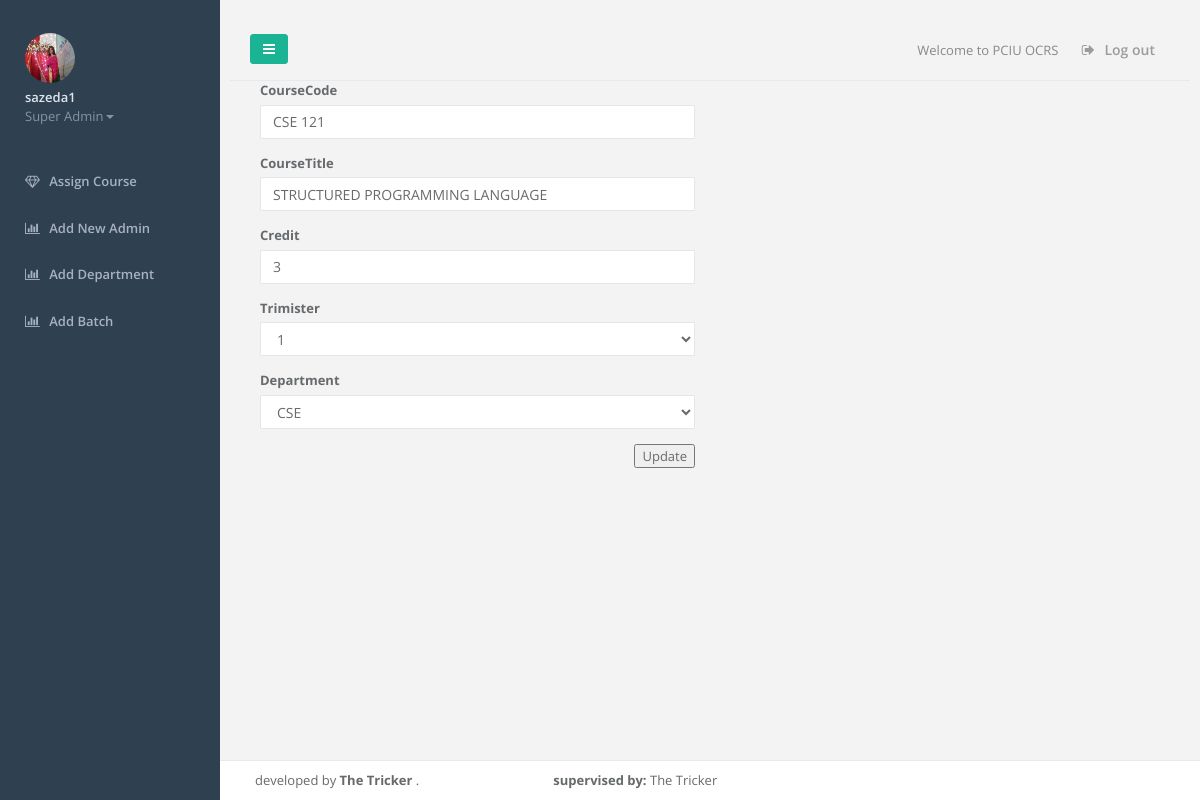
Page /views/editCourse.php?id=6 (signed in) on the committed database.
### tables this page shows
CREATE TABLE `superadmindetails` (
  `name` varchar(30) NOT NULL,
  `email` varchar(30) NOT NULL,
  `phnnumber` int(20) NOT NULL,
  `image` varchar(255) NOT NULL
);

CREATE TABLE `course` (
  `id` int(11) NOT NULL,
  `c_code` varchar(100) NOT NULL,
  `c_title` varchar(100) NOT NULL,
  `credit` varchar(255) NOT NULL,
  `dept_id` int(50) NOT NULL,
  `status` int(11) DEFAULT NULL,
  `trimister` int(11) NOT NULL,
  `per` int(11) NOT NULL DEFAULT '1200'
);

### src/koli/SuperAdminProfile.php (called while the page is built, shortened)
<?php
class SuperAdminProfile extends Db
{
    public function prepare($data=array()){
        return $this;
    }
    public function view()
    {
        $query="SELECT * FROM `superadmindetails`";
        $result=mysqli_query($this->conn,$query);
        $row=mysqli_fetch_assoc($result);
        return $row;
    }
}

### src/koli/Db.php (called while the page is built, shortened)
<?php
class Db{
    public function __construct()
    {
        $this->conn=mysqli_connect("localhost","root","","ors") or die("database not connected");
    }
}

### src/koli/DepartMentData.php (called while the page is built, shortened)
<?php
class DepartMentData extends Db{
    public  function loadtable(){
        $alldata=array();
        $sql="SELECT * FROM `department`";
        $rs=mysqli_query($this->conn,$sql);
        while ($row=mysqli_fetch_assoc($rs)) {
            $alldata[]= $row;
        }
        return $alldata;
    }
}

### src/koli/Course.php (called while the page is built, shortened)
<?php
class Course extends Db{
    public $id;
    public function prepare($data){
        if(array_key_exists("id",$data)){
            $this->id=$data['id'];
        }
        return $this;
    }
    public  function edit(){
        $alldata=array();
        $sql="SELECT * FROM `course` where id='".$this->id."'";
        $rs=mysqli_query($this->conn,$sql);
        while ($row=mysqli_fetch_assoc($rs)) {
            $alldata= $row;
        }
        return $alldata;
    }
}

### views/editCourse.php (the view, shortened to what this page needs)
<?php
$course=new Course();
$alldata=$course->prepare($_GET)->edit();
$departmentdata=new \App\koli\DepartMentData();
$alldept=$departmentdata->loadtable();
?>
<?php include_once('header.php');?>
<?php include 'SuperAdminnavigation.php' ?>
<div id="page-wrapper" class="gray-bg">
    <div class="wrapper wrapper-content animated fadeInRight">
        <?php include_once 'logoutrow.php'?>
        <div class="col-lg-6">
            <form role="form" method="post" action="../controller/updateCourse.php">
                <div class="form-group">
                    <label>CourseCode</label> <input type="text" name="c_code" value="<?php echo $alldata['c_code'] ?>" class="form-control">
                </div>
                <div class="form-group">
                    <label>CourseTitle</label> <input type="text" name="c_title" value="<?php echo $alldata['c_title']?>" class="form-control">
                </div>
                <div class="form-group">
                    <label>Credit</label> <input type="text" name="credit" value="<?php echo $alldata['credit']?>" class="form-control">
                </div>
                <div class="form-group">
                    <label>Trimister</label>
                    <select class="form-control" name="trim">
                        <?php for ($i=1;$i<=10;$i++){?>
                        <option value="<?php echo $i?>"><?php echo $i?></option>
                        <?php }?>
                    </select>
                </div>
                <div class="form-group">
                    <label>Department</label>
                    <select class="form-control" name="dept">
                        <?php foreach ($alldept as $itemdept){?>
                            <option value="<?php echo $itemdept['id'] ?>"><?php echo $itemdept['name']?></option>
                        <?php }?>
                    </select>
                </div>
                <div class="form-group"><input type="Submit" value="Update" class="html5buttons"></div>
            </form>
        </div>
    </div>
    <div class="col-md-12">
    </div>
    <?php include_once 'footer.php'?>

### views/SuperAdminnavigation.php (shortened to what this page needs)
<?php
$updatedata= new SuperAdminProfile();
$updatedataprofile=$updatedata->prepare($_POST)->view();
?>
<nav class="navbar-default navbar-static-side" role="navigation">
    <div class="sidebar-collapse">
        <ul class="nav metismenu" id="side-menu">
            <li class="nav-header">
                <div class="dropdown profile-element"> <span>
                            <img alt="image" class="img-circle" src="../resource/images/<?php echo $updatedataprofile["image"]?>" width="50px" height="50px;"/>
                             </span>
                    <a data-toggle="dropdown" class="dropdown-toggle" href="#">
                            <span class="clear"> <span class="block m-t-xs"> <strong class="font-bold" id="tt">
                                        <?php echo $updatedataprofile["name"]?></strong>
                             </span> <span class="text-muted text-xs block">Super Admin<b class="caret"></b></span> </span> </a>
                </div>
            </li>
            <li>
                <a href="assigncourse.php"><i class="fa fa-diamond"></i> <span class="nav-label">Assign Course</span></a>
            </li>
            <li>
                <a href="assignadmin.php"><i class="fa fa-bar-chart-o"></i> <span class="nav-label">Add New Admin</span></a>
            </li>
            <li>
                <a href="addDepartment.php"><i class="fa fa-bar-chart-o"></i> <span class="nav-label">Add Department</span></a>
            </li>
            <li>
                <a href="addBatch.php"><i class="fa fa-bar-chart-o"></i> <span class="nav-label">Add Batch</span></a>
            </li>
        </ul>
    </div>
</nav>

### rows in the picture
superadmindetails: image (picture), name "sazeda1"
course: c_code "CSE 121", c_title "STRUCTURED PROGRAMMING LANGUAGE", credit "3"

### other values in the picture
form field trim "1"
form field dept "CSE"
